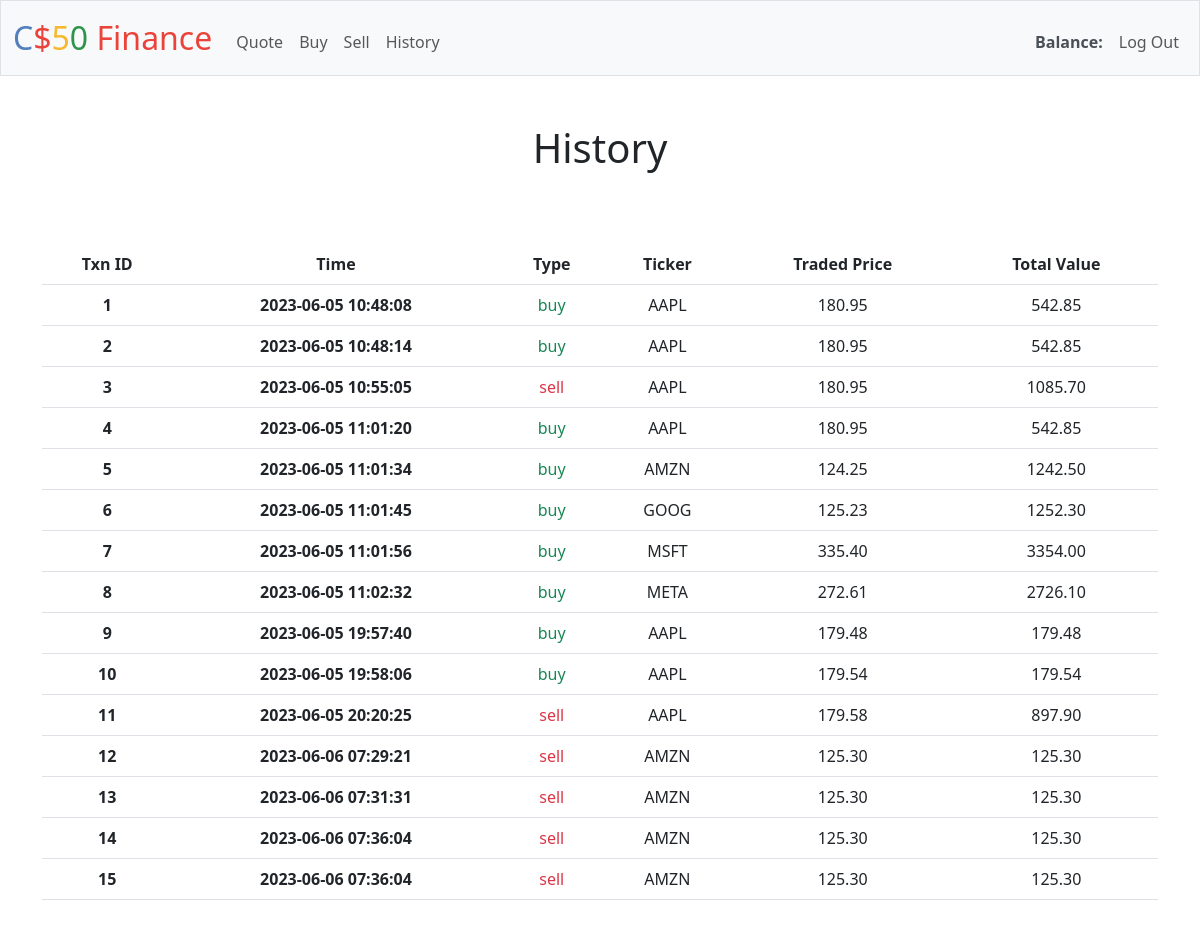
Screenshot of /history (signed in) with the database file from the repository.
### tables this page shows
CREATE TABLE txns (
	id INTEGER PRIMARY KEY AUTOINCREMENT NOT NULL UNIQUE,
	created_date TIMESTAMP DEFAULT CURRENT_TIMESTAMP,
	updated_date TIMESTAMP DEFAULT CURRENT_TIMESTAMP,
	portfolio_id INTEGER NOT NULL,
	user_id INTEGER NOT NULL,
	txn_type TEXT NOT NULL,
	size TEXT NOT NULL,
	traded_price TEXT NOT NULL,
	total_value TEXT NOT NULL,
	pre_balance TEXT NOT NULL,
	post_balance TEXT NOT NULL,
	FOREIGN KEY(portfolio_id) REFERENCES portfolios(id)
	FOREIGN KEY(user_id) REFERENCES users(id)
);

CREATE TABLE portfolios (
	id INTEGER PRIMARY KEY AUTOINCREMENT NOT NULL UNIQUE,
	created_date TIMESTAMP DEFAULT CURRENT_TIMESTAMP,
	updated_date TIMESTAMP DEFAULT CURRENT_TIMESTAMP,
	user_id INTEGER NOT NULL,
	ticker TEXT NOT NULL,
	size TEXT DEFAULT 0,
	entry_price TEXT DEFAULT 0,
	total_value TEXT DEFAULT 0,
	FOREIGN KEY(user_id) REFERENCES users(id)
);

### pset09/finance/app.py (the view)
@app.route("/history")
@login_required
def history():
    txns = get_txns_by_userid(db, session["user_id"])
    return render_template("pages/history.html", txns=txns)

### pset09/finance/app.py (called while the page is built)
@app.after_request
def after_request(response):
    response.headers["Cache-Control"] = "no-cache, no-store, must-revalidate"
    response.headers["Expires"] = 0
    response.headers["Pragma"] = "no-cache"
    return response

### pset09/finance/modules/txns.py (called while the page is built)
def get_txns_by_userid(db, user_id: str) -> list:
    try:
        txns = db.execute(
            "SELECT txns.id,txns.created_date,txns.txn_type,"
            "portfolios.ticker,txns.size,txns.traded_price,txns.total_value,txns.pre_balance,txns.post_balance FROM txns JOIN portfolios ON txns.portfolio_id=portfolios.id WHERE portfolios.user_id=?",
            user_id
        )
        return txns
    except Exception as e:
        raise e

### pset09/finance/modules/users.py (called while the page is built)
def login_required(f):
    @wraps(f)
    def decorated_function(*args, **kwargs):
        if session.get("user_id") is None:
            return redirect("/login")
        return f(*args, **kwargs)
    return decorated_function

### pset09/finance/templates/pages/history.html
{% extends 'components/layout.html' %}
{% if txns %}
{% set title = 'History' %}
{% else %}
{% set title = 'Your history is empty' %}
{% endif %}
{% block main %}
<div class="py-4 container text-center align-items-center">
    <div class="section">
        <table class="table table-hover align-middle">
            <thead>
            <tr>
                <th scope="col">Txn ID</th>
                <th scope="col">Time</th>
                <th scope="col">Type</th>
                <th scope="col">Ticker</th>
                <th scope="col">Traded Price</th>
                <th scope="col">Total Value</th>
            </tr>
            </thead>
            <tbody>
            {% if txns %}
            {% for txn in txns %}
            <tr>
                <th>{{txn["id"]}}</th>
                <th>{{txn["created_date"]}}</th>
                {% if txn["txn_type"] == 'buy' %}
                <td class="text-success">{{txn["txn_type"]}}</td>
                {% else %}
                <td class="text-danger">{{txn["txn_type"]}}</td>
                {% endif %}
                <td>{{txn["ticker"]}}</td>
                <td>{{txn["traded_price"]}}</td>
                <td>{{txn["total_value"]}}</td>
            </tr>
            {% endfor %}
            {% endif %}
            </tbody>
        </table>
    </div>
</div>
{% endblock %}

### pset09/finance/templates/components/layout.html (shortened to what this page needs)
<!DOCTYPE html>
<html lang="en">
{% include 'components/head.html' %}
<body>
{% block body %}
{% include 'components/navbar.html' %}
<main class="container-fluid py-5 text-center">
    <h1 class="mb-5">{{ title }}</h1>
    {% block main %}
    {% endblock %}
</main>
{% endblock %}
</body>
</html>

### pset09/finance/templates/components/head.html (shortened to what this page needs)
{% block head %}
<head>
    <link href="https://cdn.jsdelivr.net/npm/bootstrap@5.3.0-alpha1/dist/css/bootstrap.min.css" rel="stylesheet"
>
    <link href="/static/styles.css" rel="stylesheet">
</head>
{% endblock %}

### pset09/finance/templates/components/navbar.html (shortened to what this page needs)
{% block navbar %}
<nav class="bg-light border navbar navbar-expand-md navbar-light">
    <div class="container-fluid">
        <a class="navbar-brand" href="/"><span class="blue">C</span><span class="red">$</span><span
                class="yellow">5</span><span class="green">0</span> <span class="red">Finance</span></a>
        <div class="collapse navbar-collapse" id="navbar">
            {% if session["user_id"] %}
            <ul class="navbar-nav me-auto mt-2">
                <li class="nav-item"><a class="nav-link" href="/quote">Quote</a></li>
                <li class="nav-item"><a class="nav-link" href="/buy">Buy</a></li>
                <li class="nav-item"><a class="nav-link" href="/sell">Sell</a></li>
                <li class="nav-item"><a class="nav-link" href="/history">History</a></li>
            </ul>
            <ul class="navbar-nav ms-auto mt-2">
                <li class="nav-item"><a class="nav-link disabled fw-bold text-dark-emphasis" href="#" id="account-balance">Balance:</a></li>
                <li class="nav-item"><a class="nav-link" href="/logout">Log Out</a></li>
            </ul>
            {% else %}
            <ul class="navbar-nav ms-auto mt-2">
                <li class="nav-item"><a class="nav-link" href="/register">Register</a></li>
                <li class="nav-item"><a class="nav-link" href="/login">Log In</a></li>
            </ul>
            {% endif %}
        </div>
    </div>
</nav>
{% endblock %}

### pset09/finance/static/styles.css (style rules this page uses)
nav .navbar-brand { font-size: xx-large; }
nav .navbar-brand .blue { color: #537fbe; }
nav .navbar-brand .red { color: #ea433b; }
nav .navbar-brand .yellow { color: #f5b82e; }
nav .navbar-brand .green { color: #2e944b; }

### rows the page displays
txns: id "1", created_date "2023-06-05 10:48:08", txn_type "buy", ticker "AAPL", traded_price "180.95", total_value "542.85"
txns: id "2", created_date "2023-06-05 10:48:14", txn_type "buy", ticker "AAPL", traded_price "180.95", total_value "542.85"
txns: id "3", created_date "2023-06-05 10:55:05", txn_type "sell", ticker "AAPL", traded_price "180.95", total_value "1085.70"
txns: id "4", created_date "2023-06-05 11:01:20", txn_type "buy", ticker "AAPL", traded_price "180.95", total_value "542.85"
txns: id "5", created_date "2023-06-05 11:01:34", txn_type "buy", ticker "AMZN", traded_price "124.25", total_value "1242.50"
txns: id "6", created_date "2023-06-05 11:01:45", txn_type "buy", ticker "GOOG", traded_price "125.23", total_value "1252.30"
txns: id "7", created_date "2023-06-05 11:01:56", txn_type "buy", ticker "MSFT", traded_price "335.40", total_value "3354.00"
txns: id "8", created_date "2023-06-05 11:02:32", txn_type "buy", ticker "META", traded_price "272.61", total_value "2726.10"
txns: id "9", created_date "2023-06-05 19:57:40", txn_type "buy", ticker "AAPL", traded_price "179.48", total_value "179.48"
txns: id "10", created_date "2023-06-05 19:58:06", txn_type "buy", ticker "AAPL", traded_price "179.54", total_value "179.54"
txns: id "11", created_date "2023-06-05 20:20:25", txn_type "sell", ticker "AAPL", traded_price "179.58", total_value "897.90"
txns: id "12", created_date "2023-06-06 07:29:21", txn_type "sell", ticker "AMZN", traded_price "125.30", total_value "125.30"
txns: id "13", created_date "2023-06-06 07:31:31", txn_type "sell", ticker "AMZN", traded_price "125.30", total_value "125.30"
txns: id "14", created_date "2023-06-06 07:36:04", txn_type "sell", ticker "AMZN", traded_price "125.30", total_value "125.30"
txns: id "15", created_date "2023-06-06 07:36:04", txn_type "sell", ticker "AMZN", traded_price "125.30", total_value "125.30"

### other values shown
{{ title }} "History"
